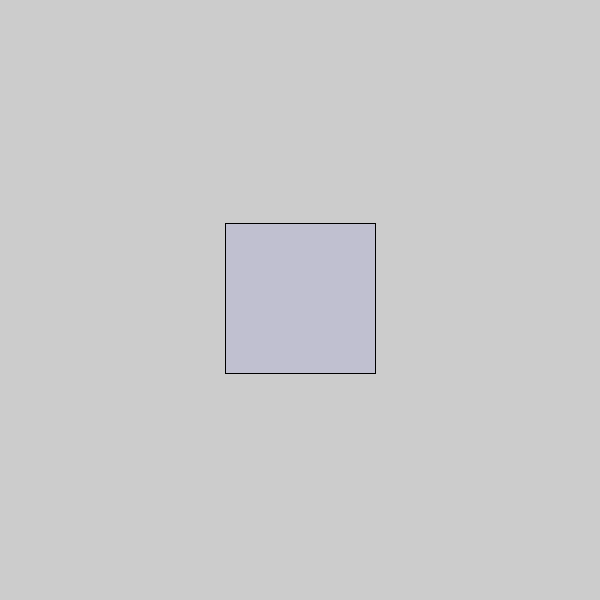
Frame 1 (no input)
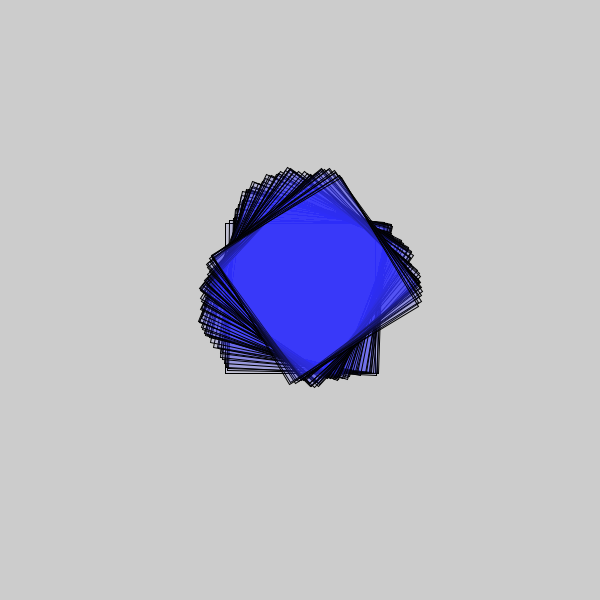
Frame 60 (the mouse pressed at the canvas centre just before this capture)
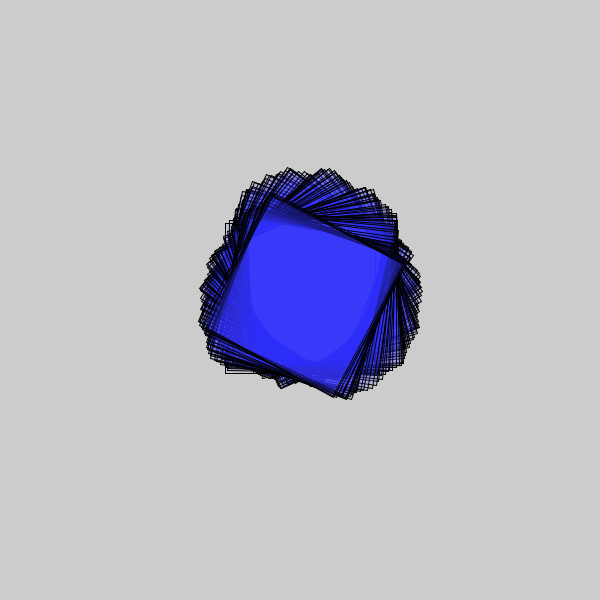
Frame 120 (the mouse held since frame 60 and released just before this capture)

The Processing sketch that drew these frames (run headless with seeded random() and noise(); from frame 60 on, the mouse is pressed at the canvas centre):

// Processing sketch: sketch_3_rotate_move_random
// ── sketch_3_rotate_move_random.pde
//Ten przykład jest podobny do 2 więc część komentarzy pominąłem

//Warto przypatrzyć się jak z czasem zmienia się sposób formowania kształtu
//gdzie zwiększa się promień osi obrotu
//kwadrat zaczyna coraz bardziej orbitować

float kat = 0;

void setup()
{
  size(600,600);
}

//Położenie startowe 
float x = 0;
float y = 0;

void draw()
{
  fill(47,50,255,20);
  //stroke(255,0,0, 10);
  //strokeWeight(30);
  rectMode(CENTER);
  
  float radian = radians(kat);
  
  //Przesuń w losowym kierunku
  x = x + random(-3,3);
  y = y + random(-3,3);
  
  translate(width/2, height/2);
  rotate(radian);
  rect(x, y, 150, 150);
  
  kat = kat + 1;
   
}
